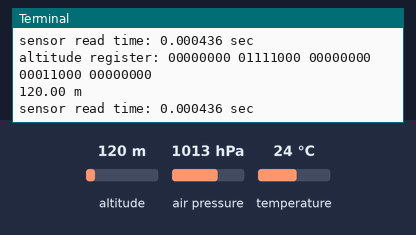
The program below on a simulated Raspberry Pi (BCM pin numbers). Shown: the last lines printed to the terminal. Inputs (shaded band) come from the test bench; at power-on: altitude 120 m, air pressure 1013 hPa, temperature 24 °C. The clock reads 2024-03-15 10:24:30 at power-on unless the program sets it.

Above: at 1.3 s.
1.4 s: altitude set to 20 m
At 2.06 s:
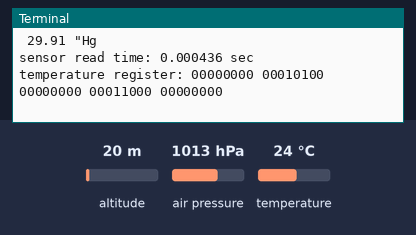
3.7 s: air pressure set to 952 hPa
At 4.22 s:
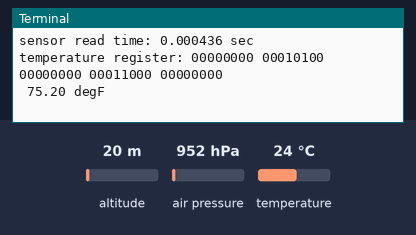
5.9 s: temperature set to 41 °C
At 6.07 s:
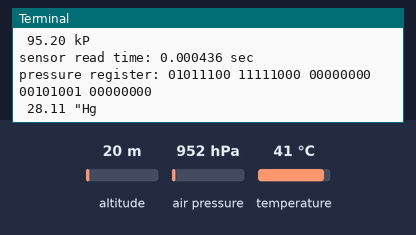
8.2 s: temperature set to 3 °C
At 10.49 s:
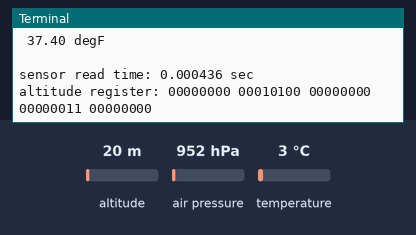
Timing chart, 0 to 11.2 s (numbered marks = the images above; inputs shaded):
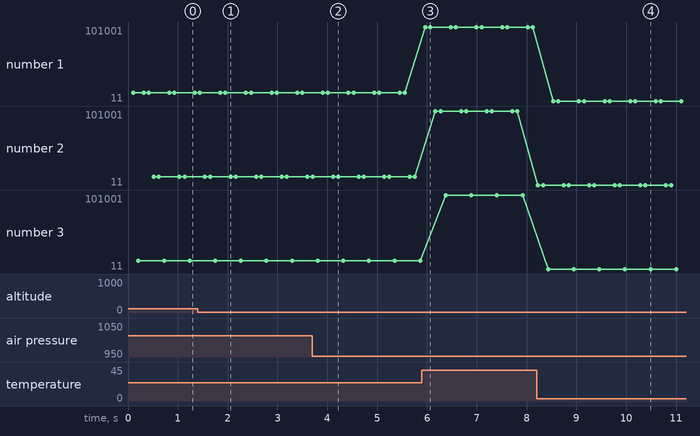

The program:

mpl3115.py
```python
# (licence header left out)
import smbus
import time

# Define default sm bus address.
_DEFAULT_BUS_ADDRESS = 0x60
_DEFAULT_BUS_NUMBER = 1

# Define device registers.
_STATUS_REG = 0x00
_OUT_P_MSB_REG = 0x01
_ID_REG = 0x0C
_PT_DATA_CFG_REG = 0x13
_BAR_IN_MSB_REG = 0x14
_CTRL_REG_1 = 0x26

# Define timeout waiting for sensor output ready.
_SENSOR_READ_TIMEOUT = 2.0

# Define the default sensor configuration.  See the MPL3115 data sheet
# for meaning of each bit.  The following bytes are written to the
# configuration register
#               10111001 0xB8
#   |      10        |  111   |      000     |
#   | altimeter mode | OSR128 | standby mode |
_DEFAULT_CONFIG = 0xB8

class  mpl3115:

    def __init__(self, sAddr=_DEFAULT_BUS_ADDRESS,
                       sbus=_DEFAULT_BUS_NUMBER,
                       config=_DEFAULT_CONFIG,
                       debug=False):
        """
        Description: Initialize the MPL3115 sensor at the supplied
        address (default address is 0x60), and supplied bus (default
        is 1).  Creates a new SMBus object for each instance of this
        class.  Writes configuration data (two bytes) to the MPL3115
        configuration registers.

        Parameters:
            sAddr - the serial bus address of the MPL3115 device
            sbus  - the bus number of the bus to which the MPL3115 connected
            config - one byte MPL3115 configuration
            debug - boolean value: True for debug mode, False otherwise
        Returns: nothing
        """

        # Instantiate a smbus object.
        self.sensorAddr = sAddr
        self.bus = smbus.SMBus(sbus)
        self.config = config # control register 1 configuration
        self.debugMode = debug

        # Write configuration data to control register CTL_REG1.
        #               10111001 0xB8
        #   |      10        |  111   |      000     |
        #   | altimeter mode | OSR128 | standby mode |
        self.bus.write_byte_data(self.sensorAddr,
                _CTRL_REG_1, self.config & 0xFE)

        # Write data to data configuration register PT_DATA_CFG_REG.
        #		          00000111 0x07
        #   | 00000 |  1   |   1   |   1   |
        #   |   X   | DREM | PDEFE | TDEFE |
        #
        #   X - don't care
        #   DREM - Data ready event mode for all events
        #   PDEFE - Pressure/Altitude data ready event flag
        #   TDEFE - Temperature data ready event flag
        self.bus.write_byte_data(self.sensorAddr,
                _PT_DATA_CFG_REG, 0x07)

        if self.debugMode:
            data = self.getInfo()
            print("manufacturer ID: %s \nstatus register: %s\n"\
                  "control register: %s\n" % data)
    ## end def

    def getInfo(self):
        """
        Description: Gets status and configuration data from MPL3115.

        Parameters: none
        Returns: three bytes of data
        """
        # Read manufacture identification data.
        mfcid = self.bus.read_byte_data(self.sensorAddr, _ID_REG)
        mfcidB1 = format(mfcid, "08b")
        # Read configuration data.
        config = self.bus.read_byte_data(self.sensorAddr, _STATUS_REG)
        configB1 = format(config, "08b")
        # Read configuration data.
        control = self.bus.read_byte_data(self.sensorAddr, _CTRL_REG_1)
        controlB1 = format(control, "08b")
        return (mfcidB1, configB1, controlB1)
    ## end def

    def pollForData(self):
        """
        Description: Waits for MPL3115 to signal that new data is ready
        or until times out.

        Parameters: none
        Returns: nothing
        """
        # Start a timer for smbus timeout.
        init_time = time.time()
        # Poll sensor status for new data. It the timer times out, raise
        # a smbus time out exception.
        while time.time() - init_time < _SENSOR_READ_TIMEOUT:
            data = self.bus.read_byte_data(self.sensorAddr, _STATUS_REG)
            dataReady = data & 0x08 # bit 4 high indicates data ready
            if dataReady != 0:
                if self.debugMode:
                    print('sensor read time: %f sec' % \
                         (time.time() - init_time))
                time.sleep(0.1)
                return
            time.sleep(0.1)
        raise Exception('smbus timeout')
        return
    ## end def

    def getAltitude(self):
        """
        Description: Gets altitude from the MPL3115.

        Parameters: none
        Returns: altitude in meters
        """
        # Write data to control register CTL_REG1
        #               10111001 0xB9
        #   |      10        |  111   |      001    |
        #   | altimeter mode | OSR128 | active mode |
        self.bus.write_byte_data(self.sensorAddr,
                _CTRL_REG_1, self.config | 0x1)

        # Poll data ready flag. Blocks further execution until
        # data ready or timeout.
        self.pollForData()

        # Read data back from OUT_DATA_REG, 5 bytes returned:
        # altitude MSB, altitude CSB, altitude LSB, temperature
        # MSB and temperature LSB.
        #        -------------------------------------------------
        #    bit |  7  |  6  |  5  |  4  |  3  |  2  |  1  |  0  |
        #        -------------------------------------------------
        # byte 1 | d19 | d18 | d17 | d16 | d15 | d14 | d13 | d12 |
        #        -------------------------------------------------
        # byte 2 | d11 | d10 | d9  | d8  | d7  |  d6 | d5  | d4  |
        #        -------------------------------------------------
        # byte 3 | d3  | d2  | d1  | d0  |  0  |  0  |  0  |  0  |
        #        -------------------------------------------------
        # The value is returned in Q16.4 format. The integer part
        # returned in d19-d4, a two's complement, 16 bit number.
        # The fractional part in d3-d0.

        data = self.bus.read_i2c_block_data(self.sensorAddr,
                _OUT_P_MSB_REG, 5)

        if self.debugMode:
            printBytes(data, 'altitude register')

        # Convert the data to 20 bit signed number Q16.4
        # 0.0625 meter per LSB
        binary_val = ((data[0] << 16 | data[1] << 8 | data[2]) >> 4)
        #altitude = binary_val *  0.0625
        # Convert to signed floating point number
        #if altitude > (1 << 15):
        #    altitude -= (1 << 16)
        if binary_val > 0x7FFFF:
            #binary_val -= 0x100000
            binary_val -= 0xFFFFF
        altitude = binary_val *  0.0625
        return altitude
    ## end def

    def getPressure(self, mode='P'):
        """
        Description: Gets pressure from the MPL3115.

        Parameters:
            mode - P for Pascals, B for inches of Mercury
        Returns: pressure in Pascals or inches of Mercury
        """
        # Write data to control register CTL_REG1
        #               10111001 0x39
        #   |      00        |  111   |      001    |
        #   | barometer mode | OSR128 | active mode |
        self.bus.write_byte_data(self.sensorAddr,
                _CTRL_REG_1, self.config & 0x3F | 0x1)

        # Poll data ready flag. Blocks further execution until
        # data ready or timeout.
        self.pollForData()

        # Read data back from OUT_DATA_REG, 5 bytes returned:
        # pressure MSB, pressure CSB, pressure LSB, temperature
        # MSB and temperature LSB.
        #        -------------------------------------------------
        #    bit |  7  |  6  |  5  |  4  |  3  |  2  |  1  |  0  |
        #        -------------------------------------------------
        # byte 1 | d19 | d18 | d17 | d16 | d15 | d14 | d13 | d12 |
        #        -------------------------------------------------
        # byte 2 | d11 | d10 | d9  | d8  | d7  |  d6 | d5  | d4  |
        #        -------------------------------------------------
        # byte 3 | d3  | d2  | d1  | d0  |  0  |  0  |  0  |  0  |
        #        -------------------------------------------------
        # The value is returned in unsigned Q18.2 format. The
        # integer part returned in d19-d2 an unsignbed 18 bit number.
        # The fractional part in d1-d0.
        data = self.bus.read_i2c_block_data(self.sensorAddr,
                _OUT_P_MSB_REG, 5)

        if self.debugMode:
            printBytes(data, 'pressure register')

        # Convert the data to 20-bits unsigned number Q18.2 format
        # 0.25 Pascals per LSB
        binary_val = ((data[0] << 16 | data[1] << 8 | data[2]) >> 4)
        pressure = binary_val * 0.25

        if mode == 'B':
            return pressure / 3386.389
        elif mode == 'P':
            return pressure / 1000.0 # Convert to kilo pascals
        else:
            print("invalid pressure mode option")
    ## end def

    def getTemperature(self, mode='C'):
        """
        Description: Gets temperature from the MPL3115.

        Parameters:
            mode - F for Fahrenheit, C for Celcius
        Returns: temperature in degrees Fahrenheit or Celcius
        """        # Write data to control register CTL_REG1
        #               10111001 0xB9
        #   |      10        |  111   |      001    |
        #   | altimeter mode | OSR128 | active mode |
        self.bus.write_byte_data(self.sensorAddr, _CTRL_REG_1, self.config | 0x1)

        self.pollForData() # blocks execution until sensor data available

        # Read data back from OUT_DATA_REG, 5 bytes returned:
        # altitude MSB, altitude CSB, altitude LSB, temperature
        # MSB and temperature LSB.
        #        -------------------------------------------------
        #    bit |  7  |  6  |  5  |  4  |  3  |  2  |  1  |  0  |
        #        -------------------------------------------------
        # byte 4 | d11 | d10 | d9  | d8  | d7  |  d6 | d5  | d4  |
        #        -------------------------------------------------
        # byte 5 | d3  | d2  | d1  | d0  |  0  |  0  |  0  |  0  |
        #        -------------------------------------------------
        # The value is returned in Q8.4 format. The integer part
        # returned in d11-d4, a two's complement, 8 bit number.
        # The fractional part in d3-d0.
        data = self.bus.read_i2c_block_data(self.sensorAddr, _OUT_P_MSB_REG, 5)


        if self.debugMode:
            printBytes(data, 'temperature register')

        # Convert the data to a 12 bit signed number Q12.4
        # 0.0625 degrees Celsius per LSB
        binary_val = ((data[3] << 8 | data[4]) >> 4)
        #tempCelsius = binary_val * 0.0625
        # Convert to signed floating point number
        #if tempCelsius > (1 << 11):
        #    tempCelsius -= (1 << 12)
        if binary_val > 0x7FF:
            #binary_val -= 0x1000
            binary_val -= 0xFFF
        tempCelsius = binary_val * 0.0625

        if mode == 'F':
            # Convert Celsius to Fahrenheit
            tempFahr = tempCelsius * 1.8 + 32.0
            return tempFahr
        elif mode == 'C':
            return tempCelsius
        else:
            print("invalid temperature mode option")
    ## end def

    def setPressureOffset(self, offset=101.325, mode='P'):
        """
        Description: Sets the pressure offset to zero the altimeter.

        Parameters:
            offset - the pressure offset in either Pascals or inches Mercury
            mode - B for inches Mercury, P for Pascals
        Returns: nothing
        """
        if mode == 'B':
            # Convert inches mercury to Pascals.  The LSB of the
            # BAR_IN register equals 2.0 Pascals, so divide Pascals
            # by 2.
            pascalsDiv2 = int(round(offset * 3386.389 / 2.0))
        elif mode == 'P':
            # Convert kilo Pascals to Pascals.  The LSB of the
            # BAR_IN register equals 2.0 Pascals, so divide
            # Pascals by 2.
            pascalsDiv2 = int(round(offset * 1000.0 / 2.0))
        else:
            print("invalid pressure mode option")

        # Store the result of Pascals divided by 2 in two bytes
        # of the BAR_IN register.
        data = [ (pascalsDiv2 & 0xFF00) >> 8 ] # MSB
        data += [ pascalsDiv2 & 0xFF ] # LSB

        if self.debugMode:
            printBytes(data, 'pressure offset register')

        self.bus.write_i2c_block_data(self.sensorAddr,
                _BAR_IN_MSB_REG, data)
    ## end def
## end class

    ### HELPER FUNCTIONS ###

def printBytes(lData, sLabel):
    """
    Description: Prints out data in binary format for debugging purposes.

    Parameters:
        lData - list of byte data to convert to binary
        sLabel - discriptive label of printed bytes
    Returns: nothing
    """
    nBytes = len(lData)
    tBytes = ()
    for i in range(nBytes):
        tBytes += (format(lData[i], '08b')),
    sFmt = '%s:' % sLabel
    sFmt += nBytes * ' %s'
    print(sFmt % tBytes)
## end def

    ### TEST FUNCTIONS ###

def test():
    """
    Description: Verifies MPL3115 class methods.

    Parameters: none
    Returns: nothing
    """
    # Initialize in debug mode the MPL3115 sensor.
    alt1 = mpl3115(0x60, 1, debug=True)
    # Calibrate for measureing altitude above ground level (AGL).
    alt1.setPressureOffset(alt1.getPressure())

    # Print out sensor values.
    while True:
        print("%6.2f m" % alt1.getAltitude())

        print("%6.2f kP" % alt1.getPressure())
        print("%6.2f \"Hg" % alt1.getPressure(mode='B'))

        print("%6.2f degC" % alt1.getTemperature())
        print("%6.2f degF\n" % alt1.getTemperature(mode='F'))
    ## end while
## end def

if __name__ == '__main__':
    try:
        test()
    except KeyboardInterrupt:
        print()  # clean up on CTRL+C exit
```

Measured:
- after the input at 1.4 s, the terminal: prints a new line after 0.15 s (image 1)
- after the input at 3.7 s, the terminal: prints a new line after 0.21 s (image 2)
- after the input at 5.9 s, the terminal: prints a new line after 0.07 s (image 3)
- after the input at 8.2 s, the terminal: prints a new line at once (image 4)
- plotted number 1: 11000 → 101001 after the input at 5.9 s, 101001 → 11 after the input at 8.2 s
- plotted number 2: 11000 → 101001 after the input at 5.9 s, 101001 → 11 after the input at 8.2 s
- plotted number 3: 11000 → 101001 after the input at 5.9 s, 101001 → 11 after the input at 8.2 s
